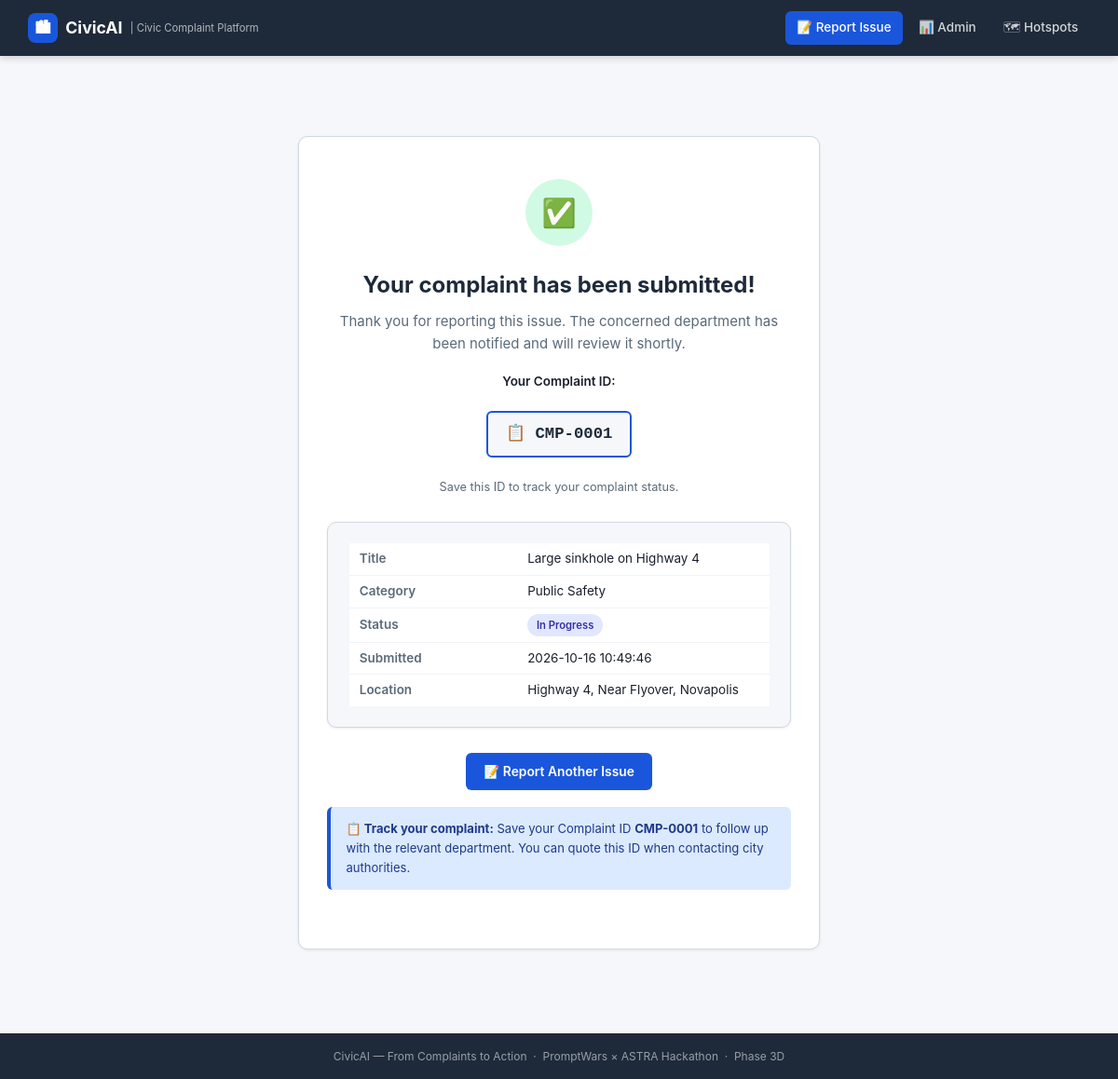
Screenshot of /submit/success/CMP-0001 with the database file from the repository.
### tables this page shows
CREATE TABLE complaints (
    id               INTEGER PRIMARY KEY AUTOINCREMENT,
    complaint_id     TEXT    NOT NULL UNIQUE,
    title            TEXT    NOT NULL,
    description      TEXT    NOT NULL,
    category         TEXT    NOT NULL,
    ai_category      TEXT,
    ai_summary       TEXT,
    image_path       TEXT,
    latitude         REAL,
    longitude        REAL,
    address          TEXT,
    priority_score   REAL    NOT NULL DEFAULT 0.0,
    priority_level   TEXT    NOT NULL DEFAULT 'Low',
    priority_reason  TEXT,
    status           TEXT    NOT NULL DEFAULT 'Submitted',
    department_id    INTEGER,
    assigned_officer INTEGER,
    created_at       TEXT    NOT NULL DEFAULT (datetime('now')),
    updated_at       TEXT    NOT NULL DEFAULT (datetime('now')),
    resolved_at      TEXT, ai_confidence   REAL, ai_explanation  TEXT, ai_needs_review INTEGER NOT NULL DEFAULT 0,
    FOREIGN KEY (department_id)    REFERENCES departments(id) ON DELETE SET NULL,
    FOREIGN KEY (assigned_officer) REFERENCES officers(id)    ON DELETE SET NULL
);

### routes/submit.py (the view)
@submit_bp.route("/success/<complaint_id>")
def success(complaint_id: str):
    complaint = db.get_complaint_by_id(complaint_id)
    if complaint is None:
        flash("Complaint not found.", "error")
        return redirect(url_for("submit.complaint_form"))
    return render_template(
        "submit/success.html",
        complaint_id=complaint_id,
        complaint=complaint,
    )

### database.py (called while the page is built)
def get_connection() -> sqlite3.Connection:
    os.makedirs(DATABASE_DIR, exist_ok=True)
    conn = sqlite3.connect(DATABASE_PATH)
    conn.row_factory = sqlite3.Row
    conn.execute("PRAGMA foreign_keys = ON;")
    return conn

@contextmanager
def db_cursor():
    conn = get_connection()
    cur  = conn.cursor()
    try:
        yield conn, cur
        conn.commit()
    except sqlite3.Error as exc:
        conn.rollback()
        logger.error("Database error: %s", exc)
        raise
    finally:
        cur.close()
        conn.close()

def get_complaint_by_id(complaint_id: str) -> sqlite3.Row | None:
    with db_cursor() as (conn, cur):
        cur.execute(
            "SELECT * FROM complaints WHERE complaint_id = ?;",
            (complaint_id,),
        )
        return cur.fetchone()

### templates/submit/success.html (shortened to what this page needs)
{% extends "base.html" %}
{% block content %}
<div class="container">
  <div class="success-card card">
    <div class="success-icon" aria-hidden="true">✅</div>
    <h1 style="font-size:1.6rem;font-weight:700;color:var(--brand-dark);margin-bottom:.5rem;">
      Your complaint has been submitted!
    </h1>
    <p class="text-muted" style="margin-bottom:1.25rem;">
      Thank you for reporting this issue. The concerned department has been
      notified and will review it shortly.
    </p>
    <p style="font-size:.9rem;font-weight:600;margin-bottom:.35rem;">Your Complaint ID:</p>
    <div class="complaint-id-box" data-id="{{ complaint_id }}"
         title="Click to copy" role="button" tabindex="0"
         aria-label="Complaint ID – click to copy">
      📋 {{ complaint_id }}
    </div>
    <p class="text-muted text-sm mt-1">Save this ID to track your complaint status.</p>
    <div class="card" style="margin-top:1.75rem;text-align:left;background:var(--bg);">
      <table style="width:100%;font-size:.9rem;border-collapse:collapse;">
        <tr>
          <td style="padding:.4rem .75rem;color:var(--text-muted);width:40%;font-weight:600;">Title</td>
          <td style="padding:.4rem .75rem;">{{ complaint.title }}</td>
        </tr>
        <tr style="background:var(--surface);">
          <td style="padding:.4rem .75rem;color:var(--text-muted);font-weight:600;">Category</td>
          <td style="padding:.4rem .75rem;">{{ complaint.category }}</td>
        </tr>
        <tr>
          <td style="padding:.4rem .75rem;color:var(--text-muted);font-weight:600;">Status</td>
          <td style="padding:.4rem .75rem;">
            <span class="badge badge-submitted">{{ complaint.status }}</span>
          </td>
        </tr>
        <tr style="background:var(--surface);">
          <td style="padding:.4rem .75rem;color:var(--text-muted);font-weight:600;">Submitted</td>
          <td style="padding:.4rem .75rem;">{{ complaint.created_at }}</td>
        </tr>
        {% if complaint.address %}
        <tr>
          <td style="padding:.4rem .75rem;color:var(--text-muted);font-weight:600;">Location</td>
          <td style="padding:.4rem .75rem;">{{ complaint.address }}</td>
        </tr>
        {% endif %}
      </table>
    </div>
    <div class="flex gap-2 items-center" style="margin-top:1.75rem;flex-wrap:wrap;justify-content:center;">
      <a href="{{ url_for('submit.complaint_form') }}" class="btn btn-primary">
        📝 Report Another Issue
      </a>
    </div>
    <div class="alert alert-info" style="margin-top:1.25rem;text-align:left;font-size:.87rem;">
      <strong>📋 Track your complaint:</strong>
      Save your Complaint ID <strong>{{ complaint_id }}</strong> to follow up with the
      relevant department. You can quote this ID when contacting city authorities.
    </div>
  </div>
</div>
{% endblock %}

### static/css/main.css (style rules this page uses)
*, *::before, *::after { box-sizing: border-box; margin: 0; padding: 0; }
:root { --brand-blue: #1a56db; --brand-dark: #1e2a3a; --brand-light: #e8f0fe; --accent-green: #0d9f6e; --accent-orange: #e3760e; --accent-red: #e02020; --accent-purple: #6b46c1; --bg: #f5f7fa; --surface: #ffffff; --border: #d1d9e0; --text: #1a202c; --text-muted: #5a6a7a; --shadow-sm: 0 1px 3px rgba(0,0,0,.08); --shadow-md: 0 4px 12px rgba(0,0,0,.10); --radius-sm: 6px; --radius-md: 10px; --radius-lg: 16px; --font: -apple-system, "Segoe UI", system-ui, sans-serif; --font-mono: "Cascadia Code", "Fira Code", monospace; }
html { font-size: 15px; scroll-behavior: smooth; }
body { font-family: var(--font); background: var(--bg); color: var(--text); line-height: 1.6; min-height: 100vh; }
a { color: var(--brand-blue); text-decoration: none; }
.container { max-width: 1140px; margin: 0 auto; padding: 0 1.25rem; }
.page-wrap { min-height: 100vh; display: flex; flex-direction: column; }
.card { background: var(--surface); border: 1px solid var(--border); border-radius: var(--radius-md); padding: 1.5rem; box-shadow: var(--shadow-sm); }
.btn { display: inline-flex; align-items: center; gap: .4rem; padding: .6rem 1.3rem; border: none; border-radius: var(--radius-sm); font-family: var(--font); font-size: .92rem; font-weight: 600; cursor: pointer; transition: opacity .15s, transform .1s; text-decoration: none; }
.btn-primary { background: var(--brand-blue); color: #fff; }
.alert { padding: .85rem 1.1rem; border-radius: var(--radius-sm); margin-bottom: 1.25rem; font-size: .92rem; border-left: 4px solid transparent; }
.alert-info { background: #dbeafe; border-color: var(--brand-blue); color: #1e3a8a; }
.badge { display: inline-flex; align-items: center; padding: .2rem .65rem; border-radius: 999px; font-size: .75rem; font-weight: 600; white-space: nowrap; }
.badge-submitted { background: #e0e7ff; color: #3730a3; }
table { width: 100%; border-collapse: collapse; background: var(--surface); font-size: .88rem; }
tbody td { padding: .75rem 1rem; border-bottom: 1px solid #f0f2f5; vertical-align: middle; }
tbody tr:last-child td { border-bottom: none; }
.success-card { max-width: 560px; margin: 3rem auto; text-align: center; padding: 3rem 2rem; }
.success-icon { width: 72px; height: 72px; background: #d1fae5; border-radius: 50%; display: flex; align-items: center; justify-content: center; font-size: 2rem; margin: 0 auto 1.5rem; }
.complaint-id-box { display: inline-flex; align-items: center; gap: .5rem; background: var(--bg); border: 2px solid var(--brand-blue); border-radius: var(--radius-sm); padding: .6rem 1.25rem; font-family: var(--font-mono); font-size: 1.15rem; font-weight: 700; color: var(--brand-dark); margin: 1rem 0; cursor: pointer; user-select: all; }
.text-muted { color: var(--text-muted); }
.text-sm { font-size: .85rem; }
.mt-1 { margin-top: .5rem; }
.flex { display: flex; }
.gap-2 { gap: 1rem; }
.items-center { align-items: center; }

### rows the page displays
complaints: complaint "CMP-0001", title "Large sinkhole on Highway 4", category "Public Safety", status "In Progress", created_at "2026-10-16 10:49:46", address "Highway 4, Near Flyover, Novapolis"
